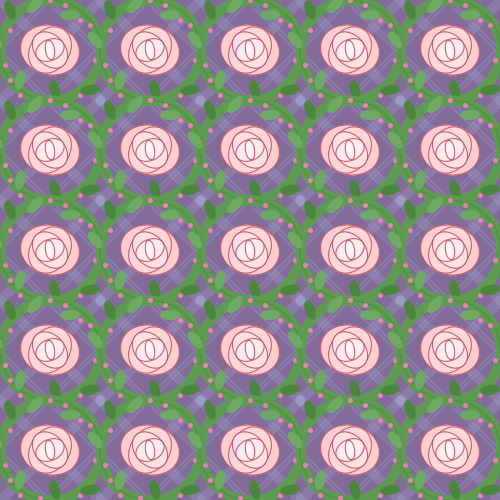
Frame 1 (no input)
Frame 60 (the mouse pressed at the canvas centre just before this capture): identical to frame 1, image omitted
Frame 120 (the mouse held since frame 60 and released just before this capture): identical to frame 1, image omitted

The Processing sketch that drew this single still picture (run headless with seeded random() and noise(); from frame 60 on, the mouse is pressed at the canvas centre):

// Processing sketch: processing_156374
// ── processing_156374.pde

/* 
Electronic Quilt Sketch
7/11/14
*/


//100x100 square to be repeated
int patternWidth = 100;
int patternHeight = 100;
 
void setup(){
  size(500,500);
  smooth(10);
  background(#826B98);
  
// repeating the 100x100 rosePattern
  for(int x = 0; x < width/patternWidth; x++){
      for(int y = 0; y < height/patternHeight; y++){      
        pushMatrix();
        translate(x*patternWidth, y*patternHeight);
        rosePattern();
        popMatrix();
      }
  }
   
}
 
// continuously running code 
void draw()
{

}
// 100x100 square rosePattern  
void rosePattern(){
 
//background lines
  strokeWeight(10);
  stroke(#ACBEED,50);
  line(0,0,100,100);
  line(0,100,100,0);
  strokeWeight(2);
  line(50,0,0,50);
  line(50,100,100,50);
  line(50,0,100,50);
  line(0,50,50,100);
  line(45,0,100,55);
  line(0,55,45,100);
  line(45,0,0,45);
  line(100,45,45,100);
  
//VINES
strokeWeight(10);
noFill();
stroke(#5D9B51);
  ellipse(50,50,100,100);
stroke(#ABE38C); 
strokeWeight(2);
stroke(#2F6A16,50);
  arc(50, 50, 100,100, HALF_PI, PI+(QUARTER_PI/3));
  arc(50,50,100,100,TWO_PI-PI/2,TWO_PI);

//little flowers
strokeWeight(5);
stroke(#ED81B7);
  point(10,30);
  point(30,10);
  point(65,5);
  point(80,20);
  point(90,25);
  point(95,60);
  point(80,95);
  point(40,98);
  point(20,95);
  point(10,80);
  point(5,65);
  point(50,0);
  
//leaves
ellipseMode(CENTER);
fill(#6eaa63);
noStroke();

  pushMatrix();    // lighter leaves
    translate(-5,40);
    rotate(radians(51));
       ellipse(0,0,20,10);
  popMatrix();

  pushMatrix();
    translate(35,5);
    rotate(-radians(45));
      ellipse(0,0,20,10);
  popMatrix();

  pushMatrix();
    translate(70,15);
     rotate(radians(180));
       ellipse(0,0,20,10);
   popMatrix();

  pushMatrix();
    translate(20,80);
    rotate(radians(100));
      ellipse(0,0,20,10);
  popMatrix();

fill(#4a873d);  // darker leaves
  pushMatrix();
    translate(55,90);
    rotate(radians(75));
       ellipse(0,0,20,10);
  popMatrix();

  pushMatrix();
    translate(90,90);
     rotate(radians(170));
       ellipse(0,0,20,10);
   popMatrix();

  pushMatrix();
    translate(10,10);
     rotate(radians(70));
       ellipse(0,0,20,10);
  popMatrix();

//FLOWERS
rectMode(CENTER);
strokeWeight(1);
stroke(#BC526E);
 pushMatrix();
  translate(50,50);
  for (int rose = 50; rose > 0; rose = rose - 10) {
    fill(255,255-rose,255-rose);
    rotate((5));
    ellipse(0,0,rose,rose+10);
  }
  popMatrix();
}

  
